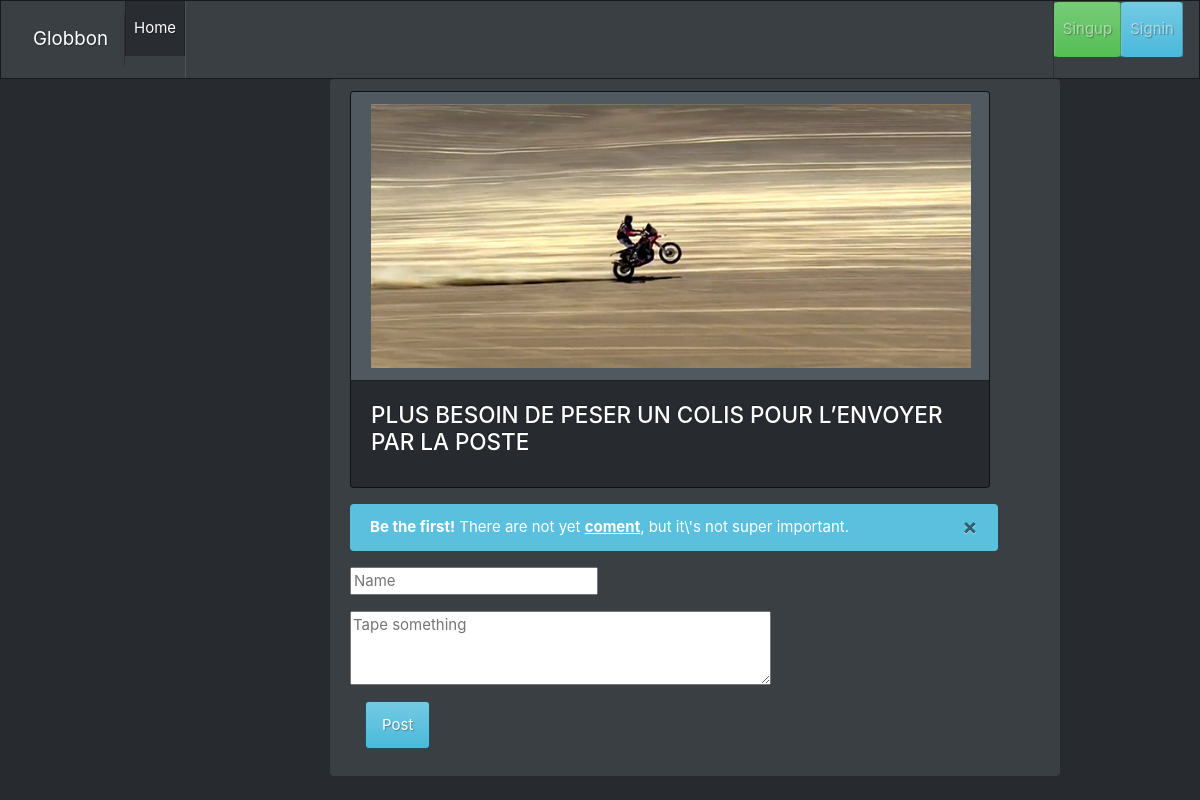
The app's page /index.php?action=more&id=47 with its own data.
### tables this page shows
CREATE TABLE `article` (
  `id` tinyint(6) unsigned NOT NULL AUTO_INCREMENT,
  `title` varchar(255) NOT NULL,
  `content` text DEFAULT NULL,
  `author` tinyint(6) unsigned NOT NULL,
  `image` varchar(255) DEFAULT NULL,
  PRIMARY KEY (`id`),
  KEY `author` (`author`),
  CONSTRAINT `article_ibfk_1` FOREIGN KEY (`author`) REFERENCES `user` (`id`)
);

### src/Controller/ArticleController.php (called while the page is built, shortened)
<?php
if(isset($_GET['action'])){
    $action = strip_tags($_GET['action']).'Action';
}
$tabAction = ['newarticleAction','mylistAction','moreAction','listAction'] ;
echo in_array($action,$tabAction) ? $action($pdo) : listAction($pdo); ;
function moreAction(object $pdo=null):void
{
    include "View/Article/details.php";
}
?>

### src/script/function.php (called while the page is built, shortened)
<?php
function getArticle(int $id, $pdo):array
{
    $array             =[];
    $query             = 'SELECT article.id, article.title, article.content, article.author,article.image FROM article LEFT JOIN user ON article.author=user.id WHERE article.id=:id';
    $statement         = $pdo->prepare($query);
    $statement->execute([':id' => (int)$id]);
    while( $data = $statement->fetch(PDO::FETCH_ASSOC) ) {
        $array[]       = $data;
    }
    return !$array ? [] : $array;
}

### src/View/Article/details.php (the view, shortened to what this page needs)
<div class='alert alert-dismissible alert-primary'><?php
    if(isset($_GET['id'])):
        $id = testData($_GET['id']);
        $article = getArticle($id,$pdo);?>
            <?php
                foreach($article as $item){?>
                    <tr>
                        <div class="card text-white bg-dark mb-3" style="max-width: 40rem;">
                            <div class="card-header"><?php if($item['image']!= './files/'){?> <img width='600' heigth='300' src= <?= $item['image'] ?>><?php }?></div>
                            <div class="card-body">
                                <h4 class="card-title"><?=mb_strtoupper($item['title'])?></h4>
                            </div>
                        </div>
                    </tr><?php
                }
                if(isset($item)){
                    $coms   = getComs($item['id'],$pdo);
                }
                ?>
                <tr>
                    <?php
                    if(isset($coms)){
                        foreach($coms as $aCom){?>
                            <span class="badge badge-pill badge-light">
                                <?php echo $aCom['username'];?>
                            </span>
                            <br>
                            <div class="alert alert-dismissible alert-warning">
                                <?php echo $aCom['content'];?>
                            </div><?php
                        }
                        empty($coms) ? beFirstCom() : false ;
                    }else{
                        beFirstCom();
                    }?>
                </tr>
    <?php
    endif;?>
        <div class="container">
            <form action="index.php?action=more&id=<?=$id;?>" method="POST" >
                <div class="form-group row">
                    <input type="text" name="username" id="username" required="required" value="<?php echo isset($_SESSION["connexion"]) ? showPseudo() :'';?>" placeholder="Name">
                </div>
                <div class="form-group row">
                    <textarea name="coment" name="coment" rows="3" cols="40" required="required" placeholder="Tape something"></textarea>
                </div>
                <button class="btn btn-info" type="submit">Post</button>
            </form>
        </div>
</div>

### records on screen
article: image (picture), title "PLUS BESOIN DE PESER UN COLIS POUR L’ENVOYER PAR LA POSTE"
